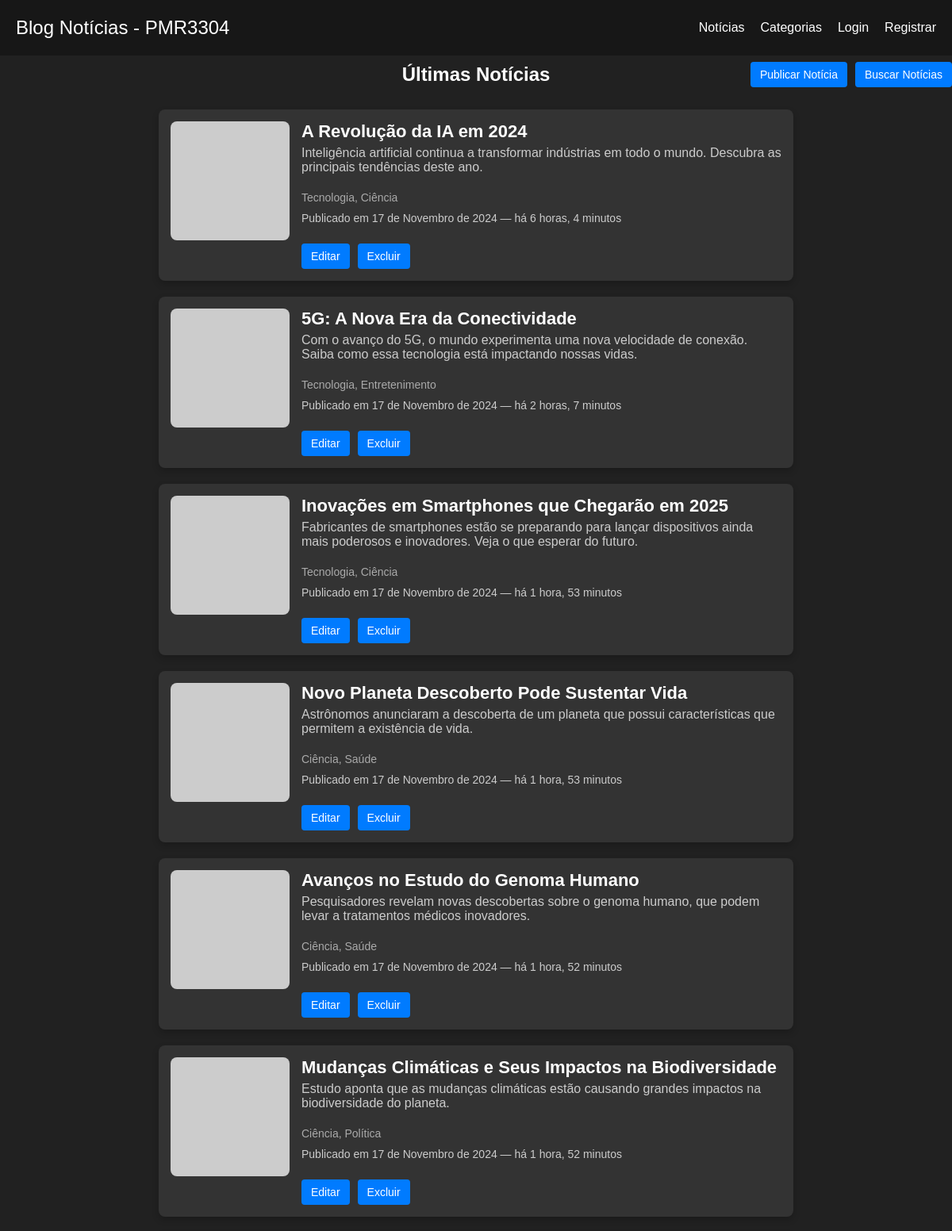
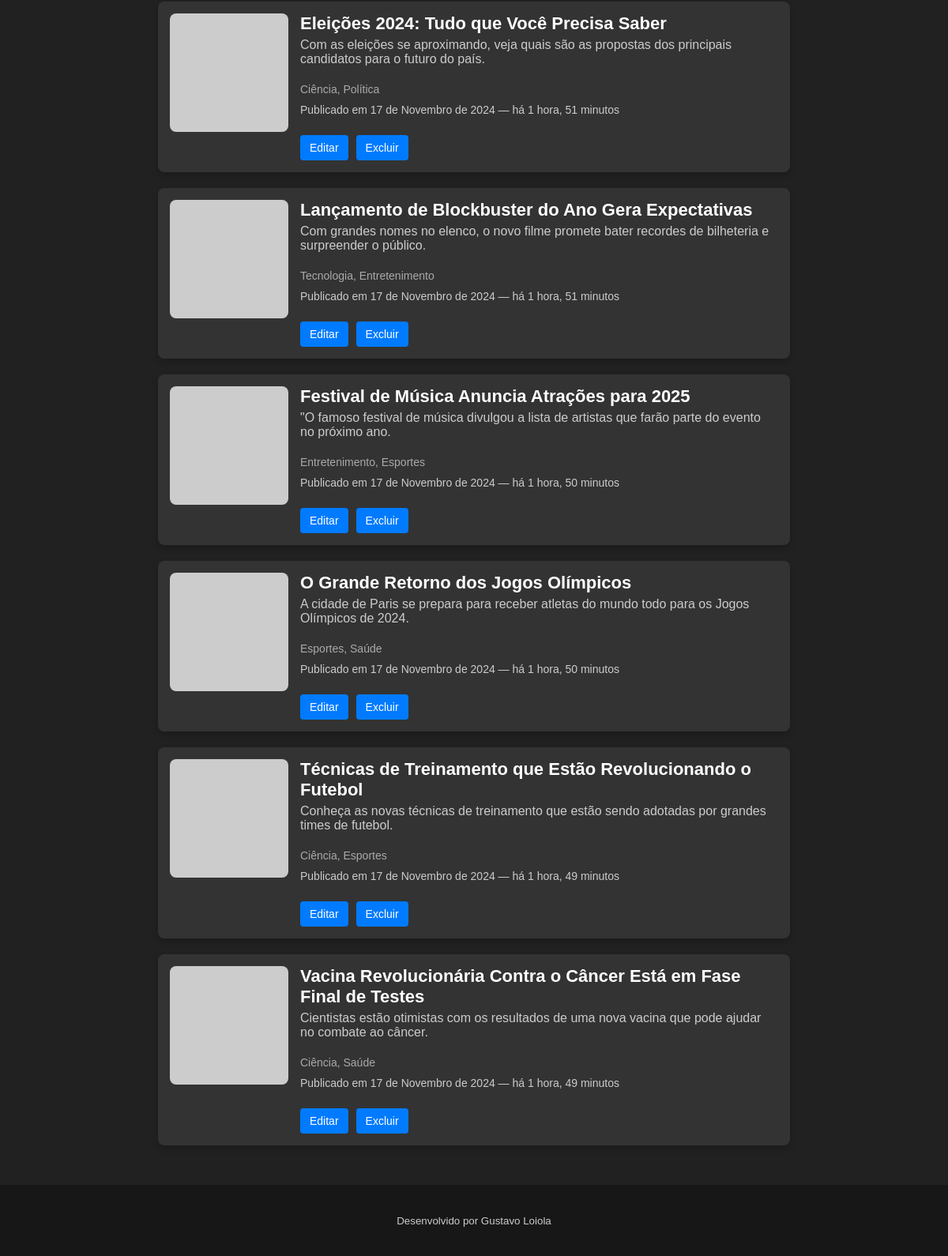
The page / on the database its author committed (2 pictures, top to bottom).
### noticias/models.py (models this page shows, shortened)
class Noticia(models.Model):
    titulo = models.CharField(max_length=200)
    resumo = models.TextField(max_length=300)
    conteudo = models.TextField()
    data_postagem = models.DateTimeField(auto_now_add=True)
    noticia_url = models.URLField(max_length=200)
    categorias = models.ManyToManyField(Categoria, related_name='noticias')

class Categoria(models.Model):
    nome = models.CharField(max_length=50, unique=True)
    descricao = models.TextField(blank=True, null=True)

### noticias/views.py (the view)
# urls.py: path('', views.ListaNoticiasView.as_view(), name='listar'),
class ListaNoticiasView(ListView):
    model = Noticia
    template_name = 'noticias/index.html'
    context_object_name = 'lista_noticias'

### noticias/templates/noticias/index.html
{% extends 'base.html' %}
{% block content %}
<div class="header-noticias">
    <h2>Últimas Notícias</h2>
    <div class="header-actions">
        <a href="{% url 'noticias:criar' %}" class="botao-criar">Publicar Notícia</a>
        <a href="{% url 'noticias:buscar' %}" class="botao-busca">Buscar Notícias</a>
    </div>
</div>
<div class="container-noticias">
    {% if lista_noticias %}
    <section class="lista-de-cards">
      {% for noticia in lista_noticias %}
      <article class="card">
        <div class="imagem-noticia">
          <a href="{% url 'noticias:detalhe' noticia.id %}">
            <img src="{{ noticia.noticia_url|default:'https://via.placeholder.com/150' }}" alt="Imagem da Notícia: {{ noticia.titulo }}" />
          </a>
        </div>
        <div class="conteudo-noticia">
          <a href="{% url 'noticias:detalhe' noticia.id %}">
            <h3>{{ noticia.titulo }}</h3>
          </a>
          <p class="resumo">{{ noticia.resumo }}</p>
          <div class="categorias">
            {% for categoria in noticia.categorias.all %}
              <span class="categoria">{{ categoria.nome }}</span>{% if not forloop.last %}, {% endif %}
            {% endfor %}
          </div>
          <p class="data-publicacao">
            Publicado em {{ noticia.data_postagem|date:"d \d\e F \d\e Y" }} — há {{ noticia.data_postagem|timesince }}
          </p>
          <div class="noticia-actions">
            <a href="{% url 'noticias:atualizar' noticia.id %}" class="btn btn-primary">Editar</a>
            <a href="{% url 'noticias:excluir' noticia.id %}" class="btn btn-danger">Excluir</a>
          </div>
        </div>
      </article>
      {% endfor %}
    </section>
    {% else %}
    <p>Nenhuma notícia foi encontrada.</p>
    {% endif %}
</div>
{% endblock content %}

### templates/base.html (shortened to what this page needs)
{% load static %}
<!DOCTYPE html>
<html lang="en">
<head>
    <link rel="stylesheet" type="text/css" href="{% static 'style.css' %}">
</head>
<body>
    <header id="cabecalho-principal" style="background-color: #171717; color: #FFFFFF; padding: 10px 20px;">
        <nav style="display: flex; justify-content: space-between; align-items: center;">
            <div>
                <a href="/" style="color: #FFFFFF; font-size: 1.5rem;">Blog Notícias - PMR3304</a>
            </div>
            <ul style="list-style: none; display: flex; gap: 20px;">
                <li><a href="{% url 'noticias:listar' %}" style="color: #FFFFFF;">Notícias</a></li>
                <li><a href="{% url 'noticias:lista_categorias' %}">Categorias</a></li>
                {% if user.is_authenticated %}
                    <a href="{% url 'noticias:historico_acesso' %}" style="color: #FFFFFF;">Histórico</a>
                    <form action="{% url 'noticias:logout' %}" method="post" style="display: inline;">
                        {% csrf_token %}
                        <button type="submit" style="background: none; border: none; color: #FFFFFF; cursor: pointer;">
                            Logout
                        </button>
                    </form>
                {% else %}
                    <a href="{% url 'noticias:login' %}" style="color: #FFFFFF;">Login</a>
                    <a href="{% url 'noticias:registro' %}" style="color: #FFFFFF;">Registrar</a>
                {% endif %}
            </ul>
        </nav>
    </header>
    <main id="conteiner-principal">
        {% block content %}
        {% endblock content %}
    </main>
    <footer id="rodape-principal" style="background-color: #171717; color: #FFFFFF; padding: 20px; text-align: center;">
        <p>
            <small>Desenvolvido por Gustavo Loiola</small>
        </p>
        <link rel="stylesheet" type="text/css" href="{% static 'style.css' %}">
    </footer>
</body>
</html>

### static/style.css (style rules this page uses)
body { background-color: #212121; color: #FFFFFF; font-family: 'Arial', sans-serif; margin: 0; padding: 0; }
header, footer { background-color: #171717; color: #FFFFFF; text-align: center; padding: 10px 20px; }
h1, h2, h3, h4 { font-family: 'Helvetica', sans-serif; color: #FFFFFF; }
a { color: #FFFFFF; text-decoration: none; }
p, ul { color: #CCCCCC; }
img { max-width: 100%; height: auto; }
section { padding: 20px; margin-bottom: 30px; background-color: #212121; }
.btn { padding: 10px 20px; font-size: 16px; color: #FFFFFF; text-align: center; border-radius: 4px; text-decoration: none; cursor: pointer; background-color: #007bff; border: none; transition: background-color 0.3s; }
.container-noticias { display: flex; flex-direction: column; align-items: center; }
.lista-de-cards { display: flex; flex-direction: column; gap: 20px; width: 100%; max-width: 800px; }
.card { background-color: #333333; padding: 15px; border-radius: 8px; display: flex; align-items: flex-start; box-shadow: 0 4px 8px rgba(0, 0, 0, 0.2); gap: 15px; }
.imagem-noticia { display: flex; justify-content: center; margin-bottom: 20px; }
.imagem-noticia img { max-width: 100%; height: auto; border-radius: 8px; }
.card .imagem-noticia img { width: 150px; height: 150px; object-fit: cover; border-radius: 8px; }
.conteudo-noticia { flex: 1; display: flex; flex-direction: column; }
.conteudo-noticia h3 { font-size: 22px; margin: 0; font-weight: bold; color: #FFFFFF; }
.resumo { font-size: 16px; color: #CCCCCC; margin-top: 5px; }
.categorias { font-size: 14px; color: #AAAAAA; margin: 5px 0; }
.data-publicacao { font-size: 14px; color: #CCCCCC; margin-top: 5px; }
.noticia-actions { display: flex; gap: 10px; margin-top: 10px; }
.card .btn { font-size: 14px; padding: 8px 12px; }
.header-noticias { display: flex; align-items: center; justify-content: center; gap: 10px; padding: 10px 0; position: relative; }
.header-noticias h2 { flex-grow: 1; text-align: center; margin: 0; }
.header-actions { position: absolute; right: 0; display: flex; gap: 10px; }
.botao-criar, .botao-busca { background-color: #007bff; color: #FFFFFF; padding: 8px 12px; text-decoration: none; border-radius: 4px; font-size: 14px; }

### rows shown on the page
Noticia: titulo "A Revolução da IA em 2024", resumo "Inteligência artificial continua a transformar indústrias em todo o mundo. Descubra as principais tendências deste ano.", data_postagem "17 de Novembro de 2024", data_postagem "6 horas, 4 minutos"
Categoria: nome "Tecnologia"
Categoria: nome "Ciência"
Noticia: titulo "5G: A Nova Era da Conectividade", resumo "Com o avanço do 5G, o mundo experimenta uma nova velocidade de conexão. Saiba como essa tecnologia está impactando nossas vidas.", data_postagem "17 de Novembro de 2024", data_postagem "2 horas, 7 minutos"
Categoria: nome "Entretenimento"
Noticia: titulo "Inovações em Smartphones que Chegarão em 2025", resumo "Fabricantes de smartphones estão se preparando para lançar dispositivos ainda mais poderosos e inovadores. Veja o que esperar do futuro.", data_postagem "17 de Novembro de 2024", data_postagem "1 hora, 53 minutos"
Noticia: titulo "Novo Planeta Descoberto Pode Sustentar Vida", resumo "Astrônomos anunciaram a descoberta de um planeta que possui características que permitem a existência de vida.", data_postagem "17 de Novembro de 2024", data_postagem "1 hora, 53 minutos"
Categoria: nome "Saúde"
Noticia: titulo "Avanços no Estudo do Genoma Humano", resumo "Pesquisadores revelam novas descobertas sobre o genoma humano, que podem levar a tratamentos médicos inovadores.", data_postagem "17 de Novembro de 2024", data_postagem "1 hora, 52 minutos"
Noticia: titulo "Mudanças Climáticas e Seus Impactos na Biodiversidade", resumo "Estudo aponta que as mudanças climáticas estão causando grandes impactos na biodiversidade do planeta.", data_postagem "17 de Novembro de 2024", data_postagem "1 hora, 52 minutos"
Categoria: nome "Política"
Noticia: titulo "Eleições 2024: Tudo que Você Precisa Saber", resumo "Com as eleições se aproximando, veja quais são as propostas dos principais candidatos para o futuro do país.", data_postagem "17 de Novembro de 2024", data_postagem "1 hora, 51 minutos"
Noticia: titulo "Lançamento de Blockbuster do Ano Gera Expectativas", resumo "Com grandes nomes no elenco, o novo filme promete bater recordes de bilheteria e surpreender o público.", data_postagem "17 de Novembro de 2024", data_postagem "1 hora, 51 minutos"
Noticia: titulo "Festival de Música Anuncia Atrações para 2025", resumo "\"O famoso festival de música divulgou a lista de artistas que farão parte do evento no próximo ano.", data_postagem "17 de Novembro de 2024", data_postagem "1 hora, 50 minutos"
Categoria: nome "Esportes"
Noticia: titulo "O Grande Retorno dos Jogos Olímpicos", resumo "A cidade de Paris se prepara para receber atletas do mundo todo para os Jogos Olímpicos de 2024.", data_postagem "17 de Novembro de 2024", data_postagem "1 hora, 50 minutos"
Noticia: titulo "Técnicas de Treinamento que Estão Revolucionando o Futebol", resumo "Conheça as novas técnicas de treinamento que estão sendo adotadas por grandes times de futebol.", data_postagem "17 de Novembro de 2024", data_postagem "1 hora, 49 minutos"
Noticia: titulo "Vacina Revolucionária Contra o Câncer Está em Fase Final de Testes", resumo "Cientistas estão otimistas com os resultados de uma nova vacina que pode ajudar no combate ao câncer.", data_postagem "17 de Novembro de 2024", data_postagem "1 hora, 49 minutos"
